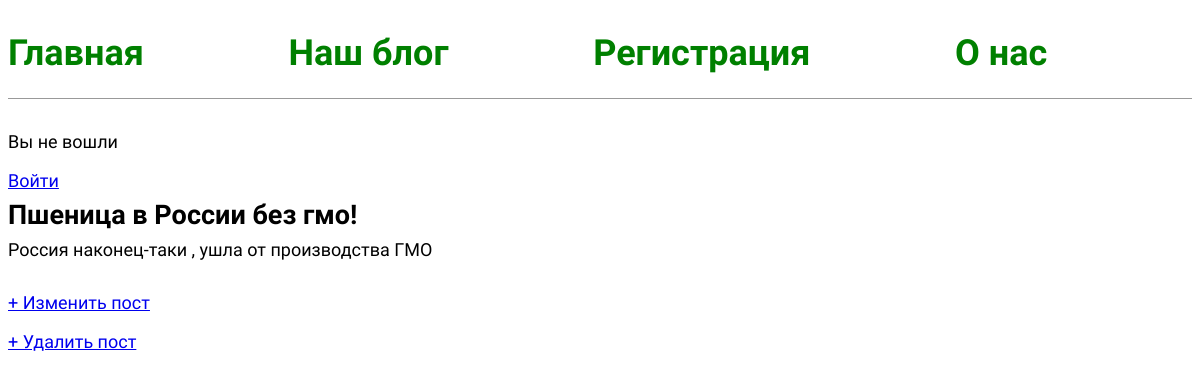
Page /post/6/ on the committed database.
### blog/models.py (models this page shows, shortened)
class Post(models.Model):
    title = models.CharField(max_length=200)
    author = models.ForeignKey('auth.User', on_delete=models.CASCADE)
    body = models.TextField()

### blog/views.py (the view)
# urls.py: path('post/<int:pk>/', BlogDetailView.as_view(), name='post_detail'),
class BlogDetailView(DetailView):
    model = Post
    template_name = 'blog/post_detail.html'

### blog/templates/blog/post_detail.html
{% extends 'accounts/base.html' %}
{% block content %}
  <div class="post-entry"  >
    <h2 >{{ post.title }}</h2>
    <p>{{ post.body }}</p>
  </div>
  <p><a href="{% url 'post_edit' post.pk %}">+ Изменить пост</a></p>
  <p><a href="{% url 'post_delete' post.pk %}">+ Удалить пост</a></p>
{% endblock content %}

### accounts/static/accounts/style.css (style rules this page uses)
body { font-family: 'Source Sans Pro', sans-serif; font-size: 18px; }
.post-entry { margin-bottom: 2rem; }
.post-entry h2 { margin: 0.5rem 0; }
.post-entry p { margin: 0; font-weight: 400; }

### rows in the picture
Post: title "Пшеница в России без гмо!", body "Россия наконец-таки , ушла от производства ГМО"
